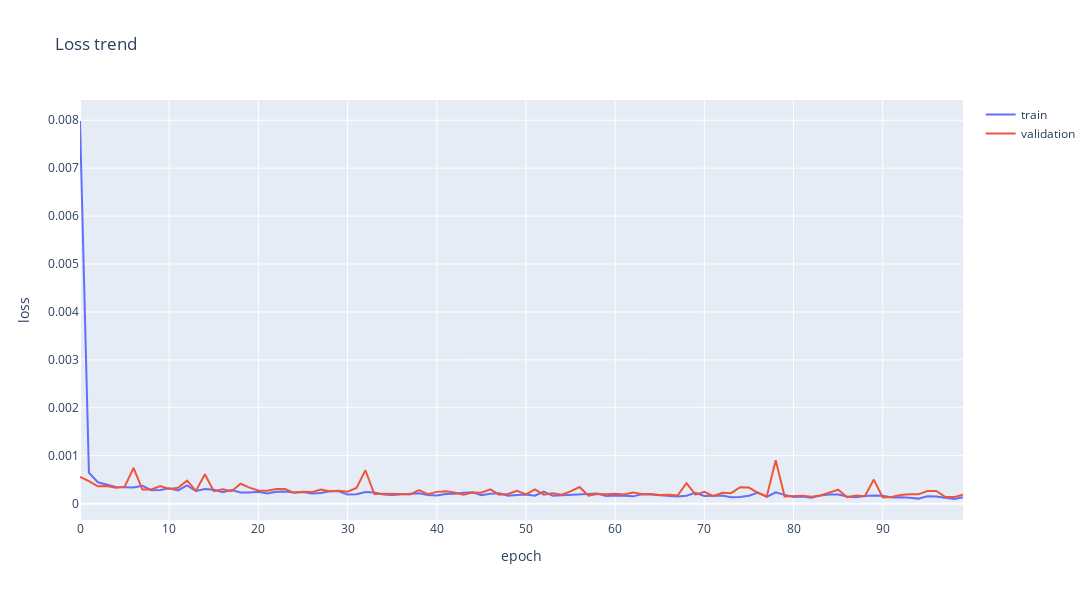

The notebook cell this image was saved under:
### Markdown cell above
# Data Visualization

### Code cell
fig = go.Figure()
fig.add_trace(go.Scatter(y=history['loss'],
                    mode='lines', name='train'))
fig.add_trace(go.Scatter(y=history['val_loss'],
                    mode='lines', name='validation'))
fig.update_layout(title='Loss trend',
                  xaxis_title='epoch',
                  yaxis_title='loss',
                  width=1400,
                  height=600)
fig.show()
